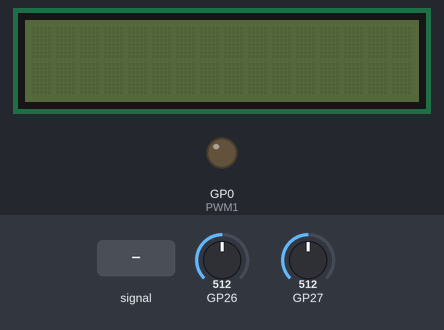
A sketch run on a simulated Raspberry Pi Pico. On the bench: 16×2 character LCD, output pins drawn as LEDs (lit = HIGH). Wiring (inferred from the names in the program): character LCD (HD44780): RS GP5; E GP25; data GP1, GP2, GP3, GP4. The inputs (shaded band) are chosen by the test bench; at power-on: GP27 = 512, GP26 = 512. The character LCD is taken to start in 4-bit mode; pins used as bus, display or sensor lines are not drawn; what the sketch prints to the serial monitor is not drawn.

Above: at 1.3 s.
1.4 s: GP27 fed a 200 Hz sine of ±81 counts around its level
At 3.3 s:
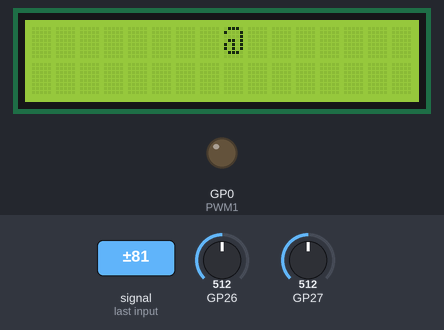
4.4 s: GP27 set to 40
At 5.3 s:
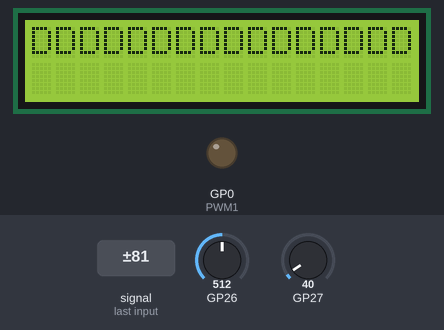
6.0 s: GP26 set to 547
7.5 s: GP26 set to 571
At 9.0 s:
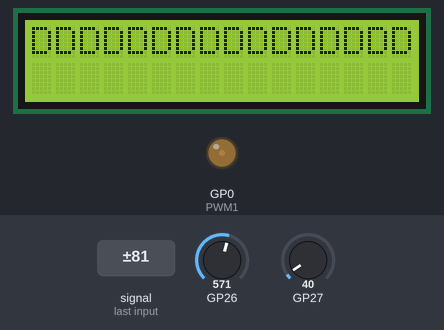
10.6 s: GP26 set to 1023
At 11.4 s:
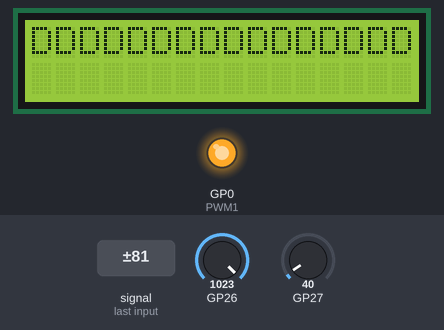
Timing chart, 0 to 13.1 s (numbered marks = the images above; inputs shaded):
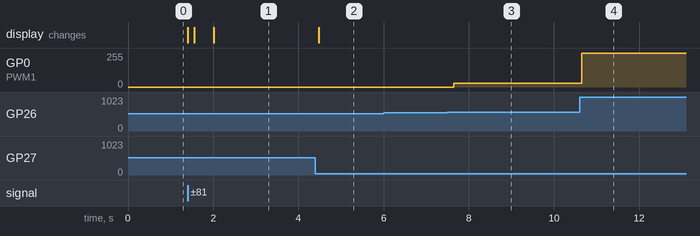

Measured:
- after the input at 1.4 s, the display: first changes at once (image 1 shows a later state)
- after the input at 4.4 s, the display: changes after 0.08 s (image 2)
- after the input at 7.5 s, GP0 (PWM1): 0/255 → 29/255 after 0.15 s
- after the input at 10.6 s, GP0 (PWM1): 29/255 → 254/255 after 0.05 s

The sketch:

linear_actuator_test.ino
```cpp
const int PWM1 = 0;
const int DIR1 = 1;
const int DIR2 = 2;

const int PWM2 = 3;
const int DIR3 = 4;
const int DIR4 = 5;

const int STICK1 = A0;
const int STICK2 = A1;

//const int POS1 = A2;
//const int POS2 = A3;

void setup() {
  // put your setup code here, to run once:
  analogWriteFreq(8000);

  pinMode(PWM1, OUTPUT);
  pinMode(DIR1, OUTPUT);
  pinMode(DIR2, OUTPUT);
  pinMode(PWM2, OUTPUT);
  pinMode(DIR3, OUTPUT);
  pinMode(DIR4, OUTPUT);

  pinMode(LED_BUILTIN, OUTPUT);
  digitalWrite(DIR1, 0);
  digitalWrite(DIR2, 0);
  digitalWrite(DIR3, 0);
  digitalWrite(DIR4, 0);

  Serial.begin(9600);
  delay(100);
  Serial.println("Starting...");
}

void set_forward(const uint16_t pin1, const uint16_t pin2) {
  digitalWrite(pin1, 1);
  digitalWrite(pin2, 0);
}

void set_backward(const uint16_t pin1, const uint16_t pin2) {
  digitalWrite(pin1, 0);
  digitalWrite(pin2, 1);
}

uint16_t get_pos(uint8_t pin) {
  return map(analogRead(pin), 0, 1024, 0, 100);
}

void _loop(const uint16_t stick, const uint16_t pwm, const uint16_t dir1, const uint16_t dir2) {
  // put your main code here, to run repeatedly:
  //static int newx = 0, lastx = 0;
  int x = analogRead(stick);
  // XXX necessary per docs to have 100ms delay when changing directions
  static bool was_forward = false;

  if(abs(x - 512) < 50) {
    analogWrite(pwm, 0);
    digitalWrite(LED_BUILTIN, 0);
    return;
  }

  digitalWrite(LED_BUILTIN, 1);

 //newx = x - lastx;
 // if(abs(newx) > 10) {
 //   lastx = x;
 // }

  if(x > 512) {
    if(!was_forward) {
      // XXX necessary per docs to have 100ms delay when changing directions
      delay(150);
    }
    was_forward = true;
    set_forward(dir1, dir2);
  }
  else {
    if(was_forward) {
      // XXX necessary per docs to have 100ms delay when changing directions
      delay(150);
    }
    was_forward = false;
    set_backward(dir1, dir2);
  }

  uint16_t speed = map(abs(x-512), 0, 512, 0, 255);
  Serial.printf("%d: %d - %d, %d\n", pwm, speed, x, was_forward);
  analogWrite(pwm, speed);
}

void loop() {
  _loop(STICK1, PWM1, DIR1, DIR2);
}

void loop1() {
  _loop(STICK2, PWM2, DIR3, DIR4);
}
```
